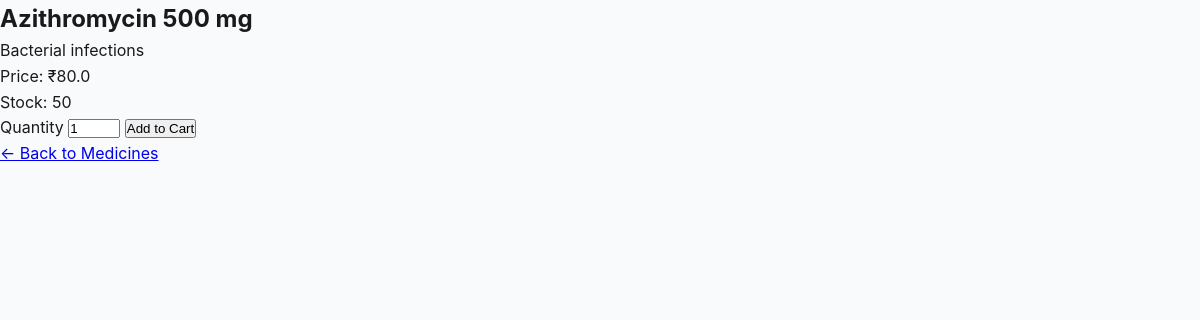
Page /medicine/4/ (signed in) on the committed database.
### app/models.py (models this page shows, shortened)
class Medicine(models.Model):
    name = models.CharField(max_length=100)
    description = models.TextField()
    price = models.FloatField()
    stock = models.PositiveIntegerField(default=0)

### app/views.py (the view, shortened to what this page needs)
# urls.py: path('medicine/<int:id>/', views.medicine_detail, name='medicine_detail'),
@login_required
def medicine_detail(request, id):
    medicine = get_object_or_404(Medicine, id=id)
    return render(request, 'medicine_detail.html', {'medicine': medicine})

### templates/medicine_detail.html (shortened to what this page needs)
<!DOCTYPE html>
<html lang="en">
<head>
    {% load static %}
    <link rel="stylesheet" href="{% static 'css/medicine.css' %}">
</head>
<body>
    <h2>{{ medicine.name }}</h2>
    <p>{{ medicine.description }}</p>
    <p>Price: ₹{{ medicine.price }}</p>
    <p>Stock: {{ medicine.stock }}</p>
    <form method="POST">
        <label>Quantity</label>
        <input type="number" name="quantity" value="1" min="1" max="{{ medicine.stock }}">
        <button type="submit">Add to Cart</button>
    </form>
    <a href="{% url 'medicine_list' %}">← Back to Medicines</a>
</body>
</html>

### static/css/medicine.css (style rules this page uses)
* { margin: 0; padding: 0; box-sizing: border-box; }
:root { --primary-color: #089163; --primary-dark: #066d4a; --secondary-color: #007aff; --accent-color: #ff6b6b; --text-dark: #1a1a1a; --text-gray: #6b7280; --bg-light: #f8fafc; --bg-white: #ffffff; --shadow-sm: 0 1px 2px 0 rgba(0, 0, 0, 0.05); --shadow-md: 0 4px 6px -1px rgba(0, 0, 0, 0.1); --shadow-lg: 0 10px 15px -3px rgba(0, 0, 0, 0.1); --shadow-xl: 0 20px 25px -5px rgba(0, 0, 0, 0.1); }
body { font-family: 'Inter', -apple-system, BlinkMacSystemFont, 'Segoe UI', sans-serif; background-color: var(--bg-light); color: var(--text-dark); line-height: 1.6; }

### rows in the picture
Medicine: name "Azithromycin 500 mg", description "Bacterial infections", price "80.0", stock "50"
